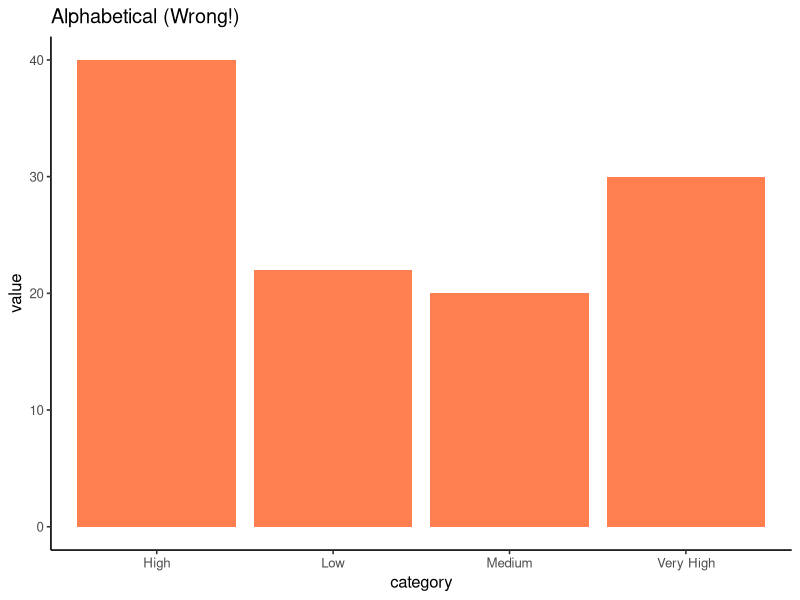
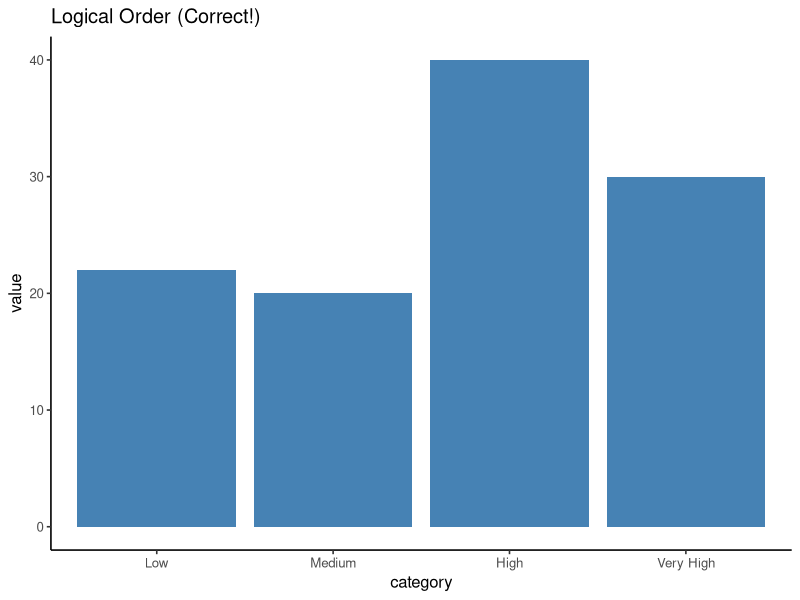

The R source for these figures, in order: (Note: this script raises an error after producing the figures.)
## ---- chunk 1
#| label: factors-problem-alphabetical
#| echo: true
#| eval: true
#| fig-width: 5
#| fig-height: 4

library(ggplot2)

# Create data with logical categories
category_df <- data.frame(
  category = c("Low", "Medium", "High", "Very High", "Low", "High"),
  value = c(10, 20, 15, 30, 12, 25)
)

# R defaults to alphabetical!
ggplot(category_df, aes(x = category, y = value)) +
  geom_col(fill = "coral") +
  theme_classic(base_size = 12) +
  labs(title = "Alphabetical (Wrong!)")
## ---- chunk 2
#| label: factors-solution-ordered
#| echo: true
#| eval: true
#| fig-width: 5
#| fig-height: 4

# Specify levels explicitly
category_df$category <- factor(category_df$category,
                       levels = c("Low", "Medium", "High", "Very High"))

# Now plots use logical order!
ggplot(category_df, aes(x = category, y = value)) +
  geom_col(fill = "steelblue") +
  theme_classic(base_size = 12) +
  labs(title = "Logical Order (Correct!)")
## ---- chunk 3
#| label: factors-before
#| echo: true
#| eval: true
#| fig-width: 5
#| fig-height: 4

# Before: alphabetical order
ggplot(msleep %>% filter(!is.na(vore)),
  aes(x = vore,
      y = sleep_total)) +
  geom_boxplot(fill = "coral") +
  theme_classic(base_size = 10) +
  labs(title = "Before: Alphabetical",
       x = "Diet Type", y = "Sleep (hours)")

# Order: carni, herbi, insecti, omni
# Meaningless!
## ---- chunk 4
#| label: factors-after
#| echo: true
#| eval: true
#| fig-width: 5
#| fig-height: 4

library(forcats)
# After: ordered by median sleep
ggplot(msleep %>% filter(!is.na(vore)),
  aes(x = fct_reorder(vore,
           sleep_total,
           median,
           na.rm = TRUE),
      y = sleep_total)) +
  geom_boxplot(fill = "steelblue") +
  theme_classic(base_size = 10) +
  labs(title = "After: Ordered by Median",
       x = "Diet Type", y = "Sleep (hours)")

# Ordered by sleep time - logical!
